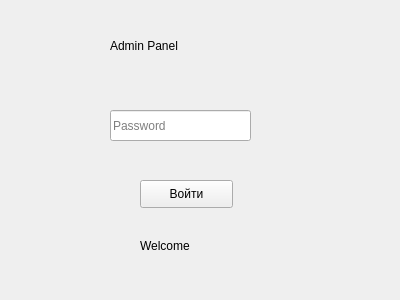
<?xml version="1.0" encoding="UTF-8"?>
<ui version="4.0">
 <class>Form</class>
 <widget class="QWidget" name="Form">
  <property name="geometry">
   <rect>
    <x>0</x>
    <y>0</y>
    <width>400</width>
    <height>300</height>
   </rect>
  </property>
  <property name="windowTitle">
   <string>Form</string>
  </property>
  <widget class="QLabel" name="label">
   <property name="geometry">
    <rect>
     <x>110</x>
     <y>20</y>
     <width>191</width>
     <height>51</height>
    </rect>
   </property>
   <property name="styleSheet">
    <string notr="true">font: 20pt &quot;MS Shell Dlg 2&quot;;</string>
   </property>
   <property name="text">
    <string>Admin Panel</string>
   </property>
  </widget>
  <widget class="QLineEdit" name="password">
   <property name="geometry">
    <rect>
     <x>110</x>
     <y>110</y>
     <width>141</width>
     <height>31</height>
    </rect>
   </property>
   <property name="placeholderText">
    <string>Password</string>
   </property>
  </widget>
  <widget class="QLabel" name="result">
   <property name="geometry">
    <rect>
     <x>140</x>
     <y>230</y>
     <width>151</width>
     <height>31</height>
    </rect>
   </property>
   <property name="text">
    <string>Welcome</string>
   </property>
  </widget>
  <widget class="QPushButton" name="confirm">
   <property name="geometry">
    <rect>
     <x>140</x>
     <y>180</y>
     <width>93</width>
     <height>28</height>
    </rect>
   </property>
   <property name="text">
    <string>Войти</string>
   </property>
  </widget>
 </widget>
 <resources/>
 <connections/>
</ui>
